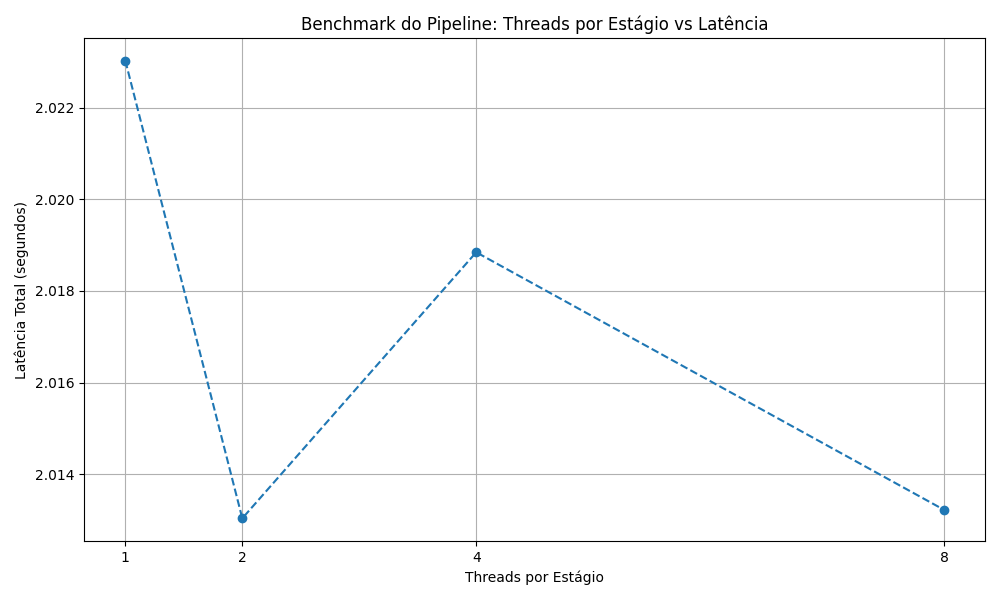

Source code (Python):
import os
import time
import matplotlib.pyplot as plt
from processador_pipeline import main as run_pipeline

def medir_tempo_pipeline(num_leitoras, num_processadoras, num_gravadoras):
    import processador_pipeline as pipeline
    pipeline.NUM_THREADS_LEITURA = num_leitoras
    pipeline.NUM_THREADS_PROCESSAMENTO = num_processadoras
    pipeline.NUM_THREADS_GRAVACAO = num_gravadoras
    inicio = time.time()
    pipeline.main()
    fim = time.time()
    return fim - inicio

def executar_benchmark_pipeline():
    # Configurações de threads: (leitoras, processadoras, gravadoras)
    configuracoes = [(1, 1, 1), (2, 2, 2), (4, 4, 4), (8, 8, 8)]
    tempos = []

    for config in configuracoes:
        print(f"🧪 Executando pipeline com {config} threads por estágio...")
        tempo = medir_tempo_pipeline(*config)
        tempos.append((config[0], tempo))  # threads por estágio, tempo total

    return tempos

def plotar_resultados(resultados):
    threads, tempos = zip(*resultados)
    plt.figure(figsize=(10, 6))
    plt.plot(threads, tempos, marker='o', linestyle='--')
    plt.title("Benchmark do Pipeline: Threads por Estágio vs Latência")
    plt.xlabel("Threads por Estágio")
    plt.ylabel("Latência Total (segundos)")
    plt.xticks(threads)
    plt.grid(True)
    plt.tight_layout()
    plt.savefig("benchmark_pipeline.png")
    plt.show()

if __name__ == "__main__":
    resultados = executar_benchmark_pipeline()
    plotar_resultados(resultados)
